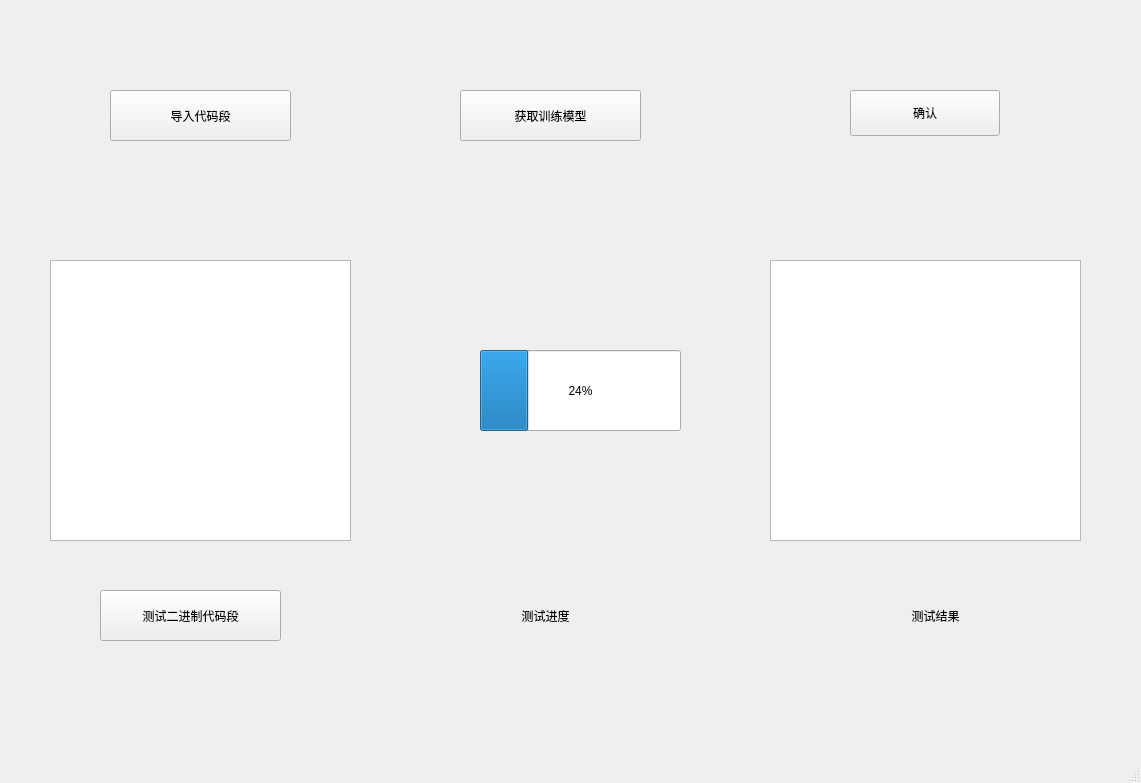
<?xml version="1.0" encoding="UTF-8"?>
<ui version="4.0">
 <class>MainWindow</class>
 <widget class="QMainWindow" name="MainWindow">
  <property name="geometry">
   <rect>
    <x>0</x>
    <y>0</y>
    <width>1141</width>
    <height>783</height>
   </rect>
  </property>
  <property name="windowTitle">
   <string>MainWindow</string>
  </property>
  <property name="styleSheet">
   <string notr="true">background-image: url(:/background.png);</string>
  </property>
  <property name="animated">
   <bool>true</bool>
  </property>
  <widget class="QWidget" name="centralwidget">
   <widget class="QTextBrowser" name="textBrowser">
    <property name="geometry">
     <rect>
      <x>770</x>
      <y>260</y>
      <width>311</width>
      <height>281</height>
     </rect>
    </property>
   </widget>
   <widget class="QPushButton" name="pushButton_2">
    <property name="geometry">
     <rect>
      <x>460</x>
      <y>90</y>
      <width>181</width>
      <height>51</height>
     </rect>
    </property>
    <property name="styleSheet">
     <string notr="true">font: 14pt &quot;微软雅黑&quot;;</string>
    </property>
    <property name="text">
     <string>获取训练模型</string>
    </property>
    <property name="iconSize">
     <size>
      <width>64</width>
      <height>64</height>
     </size>
    </property>
   </widget>
   <widget class="QLabel" name="label">
    <property name="geometry">
     <rect>
      <x>470</x>
      <y>600</y>
      <width>151</width>
      <height>31</height>
     </rect>
    </property>
    <property name="layoutDirection">
     <enum>Qt::LeftToRight</enum>
    </property>
    <property name="styleSheet">
     <string notr="true">font: 14pt &quot;微软雅黑&quot;;</string>
    </property>
    <property name="text">
     <string>测试进度</string>
    </property>
    <property name="alignment">
     <set>Qt::AlignCenter</set>
    </property>
   </widget>
   <widget class="QLabel" name="label_2">
    <property name="geometry">
     <rect>
      <x>860</x>
      <y>600</y>
      <width>151</width>
      <height>31</height>
     </rect>
    </property>
    <property name="layoutDirection">
     <enum>Qt::LeftToRight</enum>
    </property>
    <property name="styleSheet">
     <string notr="true">font: 14pt &quot;微软雅黑&quot;;</string>
    </property>
    <property name="text">
     <string>测试结果</string>
    </property>
    <property name="alignment">
     <set>Qt::AlignCenter</set>
    </property>
   </widget>
   <widget class="QPushButton" name="pushButton_4">
    <property name="geometry">
     <rect>
      <x>100</x>
      <y>590</y>
      <width>181</width>
      <height>51</height>
     </rect>
    </property>
    <property name="styleSheet">
     <string notr="true">font: 14pt &quot;微软雅黑&quot;;</string>
    </property>
    <property name="text">
     <string>测试二进制代码段</string>
    </property>
    <property name="iconSize">
     <size>
      <width>64</width>
      <height>64</height>
     </size>
    </property>
   </widget>
   <widget class="QPushButton" name="pushButton">
    <property name="geometry">
     <rect>
      <x>110</x>
      <y>90</y>
      <width>181</width>
      <height>51</height>
     </rect>
    </property>
    <property name="styleSheet">
     <string notr="true">font: 14pt &quot;微软雅黑&quot;;</string>
    </property>
    <property name="text">
     <string>导入代码段</string>
    </property>
    <property name="iconSize">
     <size>
      <width>64</width>
      <height>64</height>
     </size>
    </property>
   </widget>
   <widget class="QTextEdit" name="textEdit">
    <property name="geometry">
     <rect>
      <x>50</x>
      <y>260</y>
      <width>301</width>
      <height>281</height>
     </rect>
    </property>
    <property name="html">
     <string>&lt;!DOCTYPE HTML PUBLIC &quot;-//W3C//DTD HTML 4.0//EN&quot; &quot;http://www.w3.org/TR/REC-html40/strict.dtd&quot;&gt;
&lt;html&gt;&lt;head&gt;&lt;meta name=&quot;qrichtext&quot; content=&quot;1&quot; /&gt;&lt;style type=&quot;text/css&quot;&gt;
p, li { white-space: pre-wrap; }
&lt;/style&gt;&lt;/head&gt;&lt;body style=&quot; font-family:'SimSun'; font-size:9pt; font-weight:400; font-style:normal;&quot;&gt;
&lt;p style=&quot;-qt-paragraph-type:empty; margin-top:0px; margin-bottom:0px; margin-left:0px; margin-right:0px; -qt-block-indent:0; text-indent:0px;&quot;&gt;&lt;br /&gt;&lt;/p&gt;&lt;/body&gt;&lt;/html&gt;</string>
    </property>
   </widget>
   <widget class="QProgressBar" name="progressBar">
    <property name="geometry">
     <rect>
      <x>480</x>
      <y>350</y>
      <width>201</width>
      <height>81</height>
     </rect>
    </property>
    <property name="value">
     <number>24</number>
    </property>
   </widget>
   <widget class="QPushButton" name="pushButton_3">
    <property name="geometry">
     <rect>
      <x>850</x>
      <y>90</y>
      <width>150</width>
      <height>46</height>
     </rect>
    </property>
    <property name="styleSheet">
     <string notr="true">font: 14pt &quot;微软雅黑&quot;;</string>
    </property>
    <property name="text">
     <string>确认</string>
    </property>
    <property name="iconSize">
     <size>
      <width>64</width>
      <height>64</height>
     </size>
    </property>
   </widget>
   <widget class="QLabel" name="label_3">
    <property name="geometry">
     <rect>
      <x>0</x>
      <y>0</y>
      <width>1431</width>
      <height>801</height>
     </rect>
    </property>
    <property name="text">
     <string/>
    </property>
    <property name="pixmap">
     <pixmap>C:/Users/cmh17/Desktop/src=http___gss0.baidu.com_9vo3dSag_xI4khGko9WTAnF6hhy_zhidao_pic_item_241f95cad1c8a786d814d6eb6709c93d70cf501c.jpg&amp;refer=http___gss0.baidu.jpg</pixmap>
    </property>
   </widget>
   <zorder>label_3</zorder>
   <zorder>textBrowser</zorder>
   <zorder>pushButton_2</zorder>
   <zorder>label</zorder>
   <zorder>label_2</zorder>
   <zorder>pushButton_4</zorder>
   <zorder>pushButton</zorder>
   <zorder>textEdit</zorder>
   <zorder>progressBar</zorder>
   <zorder>pushButton_3</zorder>
  </widget>
  <widget class="QStatusBar" name="statusbar"/>
 </widget>
 <resources>
  <include location="C:/Users/cmh17/Desktop/background.qrc"/>
 </resources>
 <connections/>
</ui>
